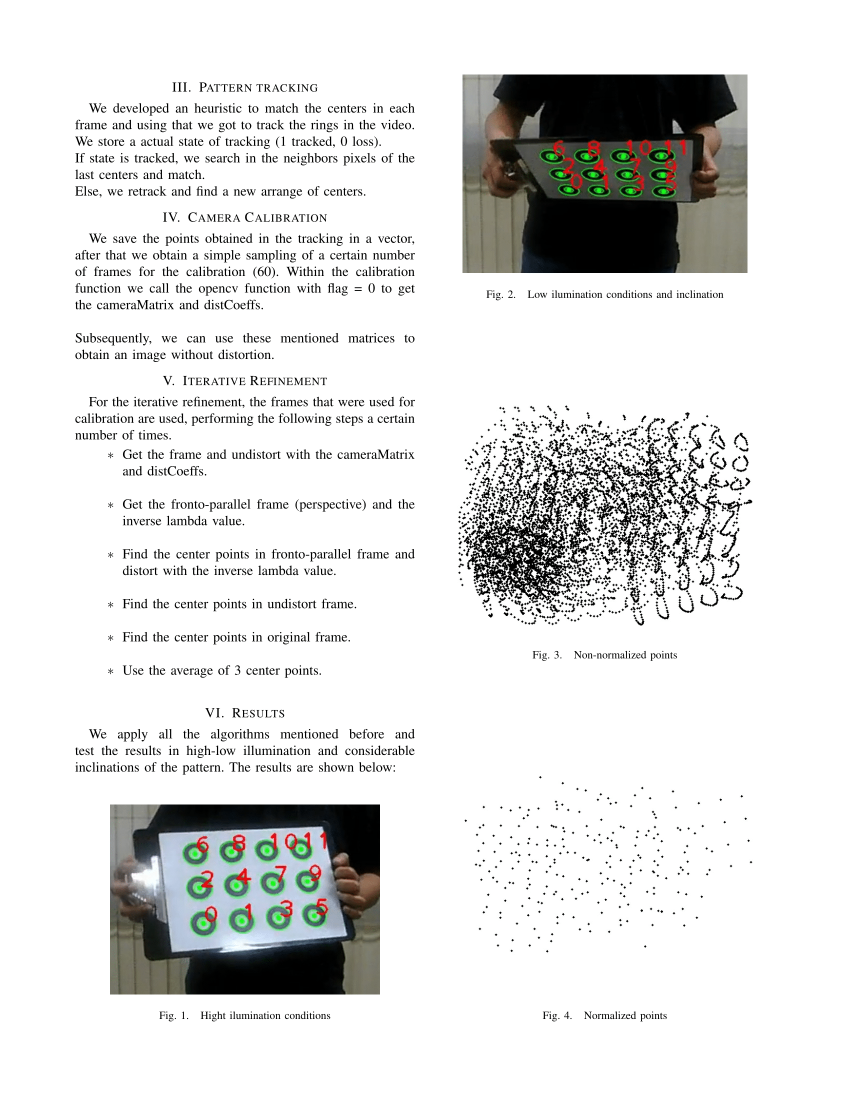
//> input picture article-2.png, 1700 x 2200 px, given in place of PadronAnillos_01.avi, which was not available (shown at 1/2 size)
$ ./Filtro_video   (built with g++ and OpenCV 4)
//> lines starting //> are read from the running program, lines starting //| are printed output that depends on the picture; after the words box and inside, x2 and y2 are one past the last pixel; in counts of white or black regions, pixels touching at a corner belong together; pictures that were not available may be replaced by others from this repository, and a replacement may not be noted
//g++ Filtro_video.cpp -o app `pkg-config --cflags --libs opencv`
#include <iostream>
#include <string>
#include <stdlib.h>

#include <opencv2/opencv.hpp>

#include <opencv2/highgui/highgui.hpp>
//#include <opencv2/plot.hpp>

#include <cmath>

using namespace std;
using namespace cv;


int main(int argc, char const *argv[])
{
  //Read video (or camera) & test
  VideoCapture cap("PadronAnillos_01.avi");
  if(!cap.isOpened())
  {
    cout << "Error opening video stream or file" << endl;
    return -1;
  }

  //Declare variables
  Mat frame;
  Mat edges;
  Mat gray;
  Mat ellipse_shape;
  vector<vector<Point>>contours;
  vector<Point>center(contours.size());
  vector<Point>center_v;
  Point2f rect_points[4];

  while(1)
  {
    vector<Point>center_v;
    //read & verify
    cap>>frame;
//> frame is the input picture: 2200 rows x 1700 cols, CV_8UC3; mean B, G, R 224.4, 225.2, 224.8
    if(frame.empty())
      break;

    //to gray
    cvtColor(frame,gray,cv::COLOR_RGB2GRAY);

    //to edges
    threshold(gray,edges,100,255,THRESH_BINARY);
//> edges: 2200 rows x 1700 cols, CV_8UC1; 89.8% white; 4013 black regions (2202 under 20 px), largest, box (x1, y1, x2, y2) and area: (925, 149, 1475, 546) 152633, (220, 1609, 760, 1989) 90097, (934, 911, 1153, 1206) 16591

    //get the shape of ellipse and search
    ellipse_shape=getStructuringElement(MORPH_ELLIPSE,Size(2,2),Point(1,1));
    // Aplying closing algorithm
    dilate(edges,edges,ellipse_shape);
    erode(edges,edges,ellipse_shape);
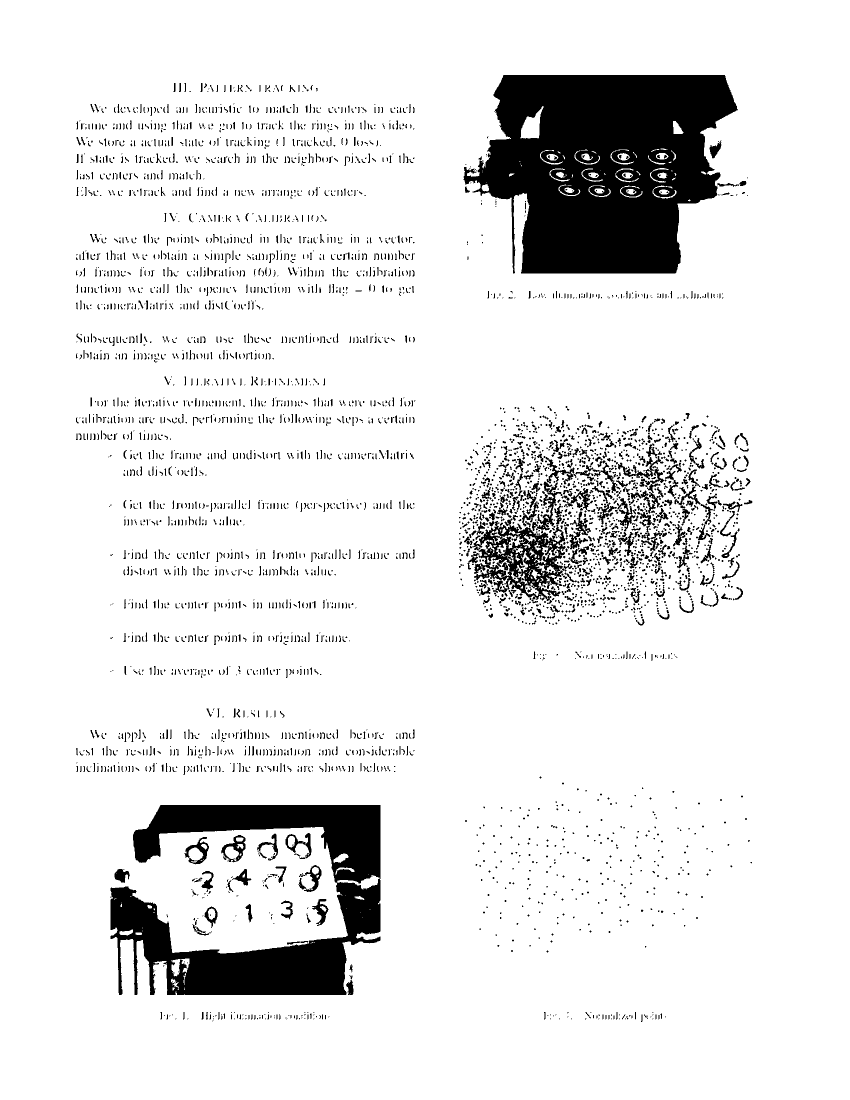
//> edges: 2200 rows x 1700 cols, CV_8UC1 (shown at 1/2 size); 90.2% white; 4464 black regions (2505 under 20 px)

    //find the contours of ellipses, store all points in two level hierachy
    contours.clear();
    findContours(edges,contours,CV_RETR_CCOMP,CHAIN_APPROX_NONE,Point(0,0));
//> contours = 5318 contours, 2939 with area under 20; largest, box (x1, y1, x2, y2) and area: (0, 0, 1700, 2200) 3736101, (926, 149, 1477, 548) 160378, (220, 1609, 762, 1991) 93454, (947, 1038, 1132, 1201) 18304, (441, 1669, 492, 1726) 1762

    //clear and resize center
    center.resize(contours.size(),Point(0,0));
//> center = contour of 5318 points, box (x1, y1, x2, y2) (0, 0, 1, 1), area 0

    //find the rotated rectangles and ellipses for each contour VALID

    vector<RotatedRect>minRect(contours.size()); //TODO: not re-declare (not urgent)
    vector<RotatedRect>minEllipse(contours.size()); //TODO: not re-declare (not urgent)
    int count=0;
    for(int i=0;i<contours.size();++i) //TODO: to iterators (not urgent)
    {
        if(contours[i].size()>16 && contours[i].size()<256) //ex-ante validation
        {
            minEllipse[count]=fitEllipse(Mat(contours[i]));
            minRect[count]=minAreaRect(Mat(contours[i]));
            ++count;
        }
    }
//> after the loop, minEllipse = 5318 RotatedRects (x, y, width, height, angle), first 8: [346.2, 1976.8, 4.67, 5.9, 6.04], [350.1, 1967.4, 9.8, 21.98, 142.5], [277, 1867, 4.44, 14.26, 91.56], [252.5, 1864.9, 8.97, 29.65, 82.37], [422.9, 1827.3, 13.73, 21.41, 178.7], [646.6, 1816.8, 6.55, 14.33, 129.3], [298.8, 1813.1, 5.81, 9.17, 111.1], [718.6, 1795.3, 5.17, 18.25, 102.8]; minRect = 5318 RotatedRects (x, y, width, height, angle), first 8: [346.7, 1976.9, 4.85, 5.58, -14.04], [350.4, 1967.4, 12.24, 23.64, -50.71], [277, 1867, 4, 12, -90], [252.3, 1865.4, 26.84, 9.82, -7.77], [423.3, 1827.8, 13.86, 21.78, -8.13], [646.5, 1816.3, 6.68, 14.11, -48.81], [299, 1813, 6, 8, -90], [718.7, 1794.8, 5.69, 19.81, -78.69]; count = 2201

	//find the center
    for(int i=0;i<count;++i)
    {
        minRect[i].points(rect_points);
        center[i]=Point((rect_points[0].x+rect_points[2].x)/2,(rect_points[0].y+rect_points[2].y)/2);
    }
//> after the loop, rect_points = 4 Points (x, y): [351, 184], [346, 184], [346, 165], [351, 165]; center = 5318 Points (x, y), first 12: [346, 1976], [350, 1967], [277, 1867], [252, 1865], [423, 1827], [646, 1816], [299, 1813], [718, 1794], [487, 1750], [688, 1739], [630, 1741], [387, 1723]

    //ex-post validation, distance of center heuristic
    for(int i=0;i<count;++i)
        for(int j=0;j<count;++j)
            if(j!=i)
                if(sqrt(pow((center[i].x-center[j].x),2)+pow((center[i].y-center[j].y),2))<4)
                {
		    ellipse(frame,minEllipse[i],Scalar(0,255,0),1,CV_AA);
		    circle(frame,center[i],3.0,Scalar( 0,255,0),-1, 8 );
		    center_v.push_back(center[i]);
                    break;
                }
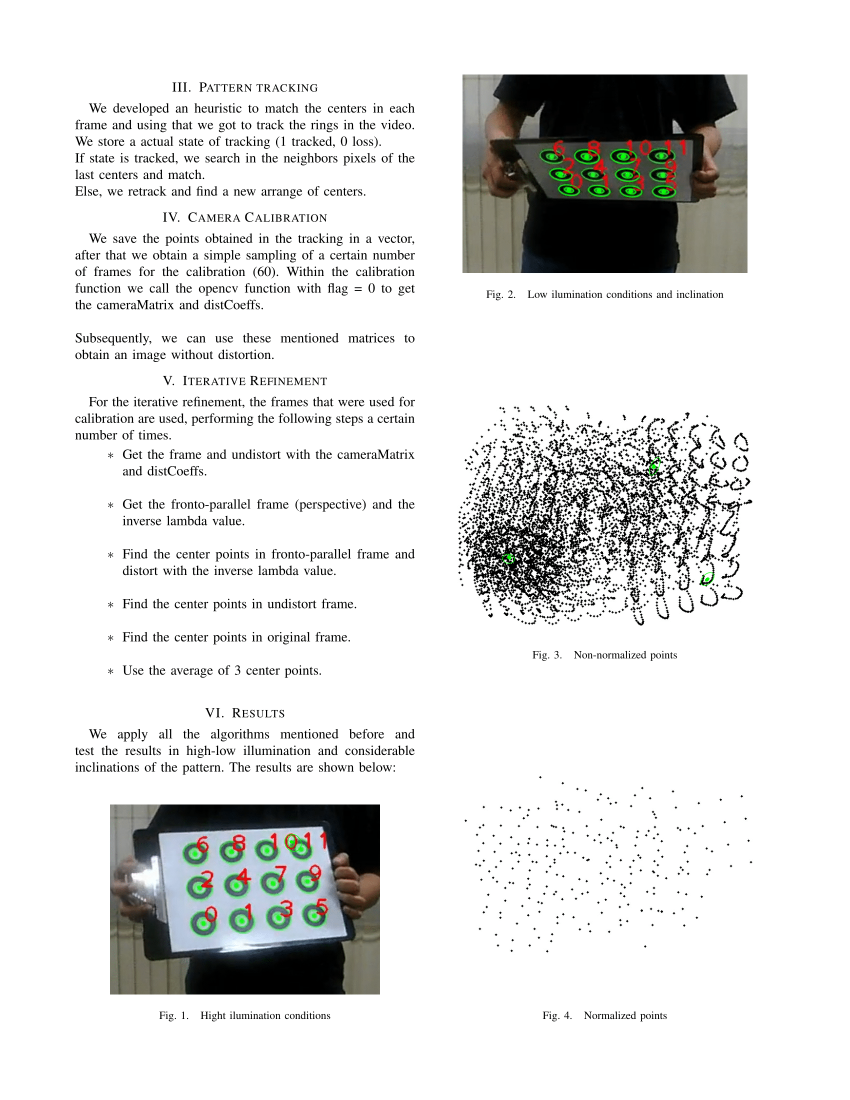
//> frame: 2200 rows x 1700 cols, CV_8UC3 (shown at 1/2 size); 0.14% of pixels changed, all inside (x1, y1, x2, y2) = (568, 298, 1430, 1704)
//> after the loop, center_v = 24 Points (x, y), first 12: [582, 1683], [1018, 1113], [1018, 1115], [1328, 383], [1262, 383], [1198, 381], [1138, 380], [1328, 383], [1262, 382], [1199, 382], [1137, 381], [1254, 350]
    //TODO: if not match delete, for tracking
    Rect rect = boundingRect(center_v);
//> rect = Rect(582, 313, 833, 1372)
    rectangle( frame, rect.tl(), rect.br(), Scalar( 0,255,0), 2, 8, 0 );
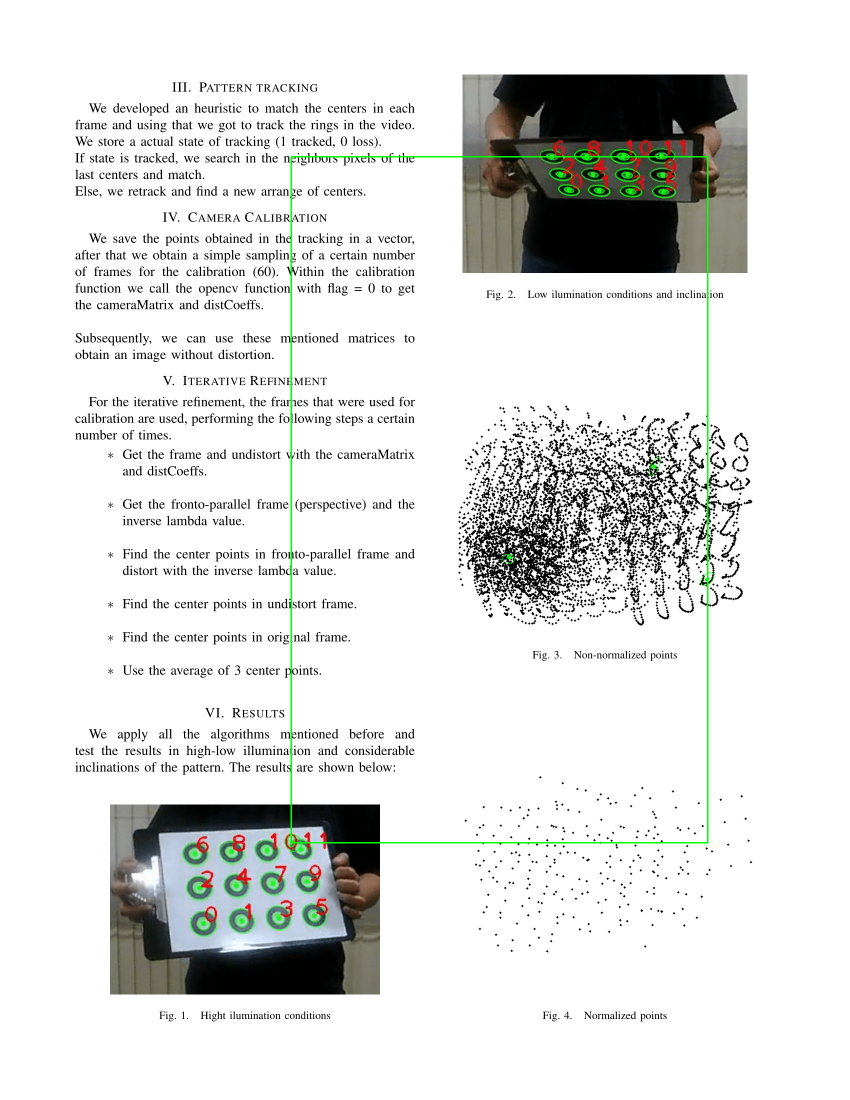
//> frame: 2200 rows x 1700 cols, CV_8UC3 (shown at 1/2 size); 0.35% of pixels changed, all inside (x1, y1, x2, y2) = (581, 312, 1417, 1687)
    //TODO TODO: tracking of points based on the center and tracing lines
    imshow( "Frame", frame );
    // Press  ESC on keyboard to exit
    char c=(char)waitKey(25);
//> the Esc key is pressed
    if(c==27)
      break;
    }

  // When everything done, release the video capture object
  cap.release();

  // Closes all the frames
  destroyAllWindows();
  return 0;
}

$ run again, on article-3.png
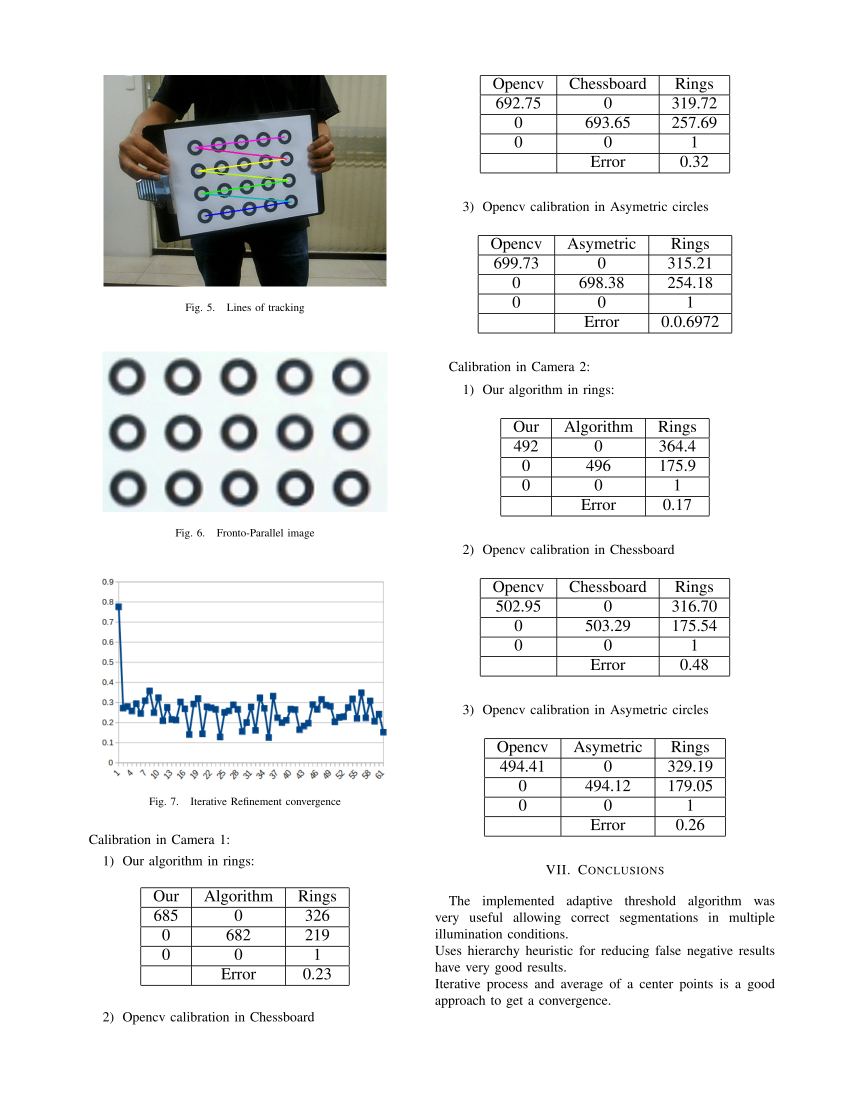
//> input picture article-3.png, 1700 x 2200 px, given in place of PadronAnillos_01.avi, which was not available (shown at 1/2 size)
//> frame is the input picture: 2200 rows x 1700 cols, CV_8UC3; mean B, G, R 234.8, 234.9, 234.2
//> `erode(edges,edges,ellipse_shape);`:
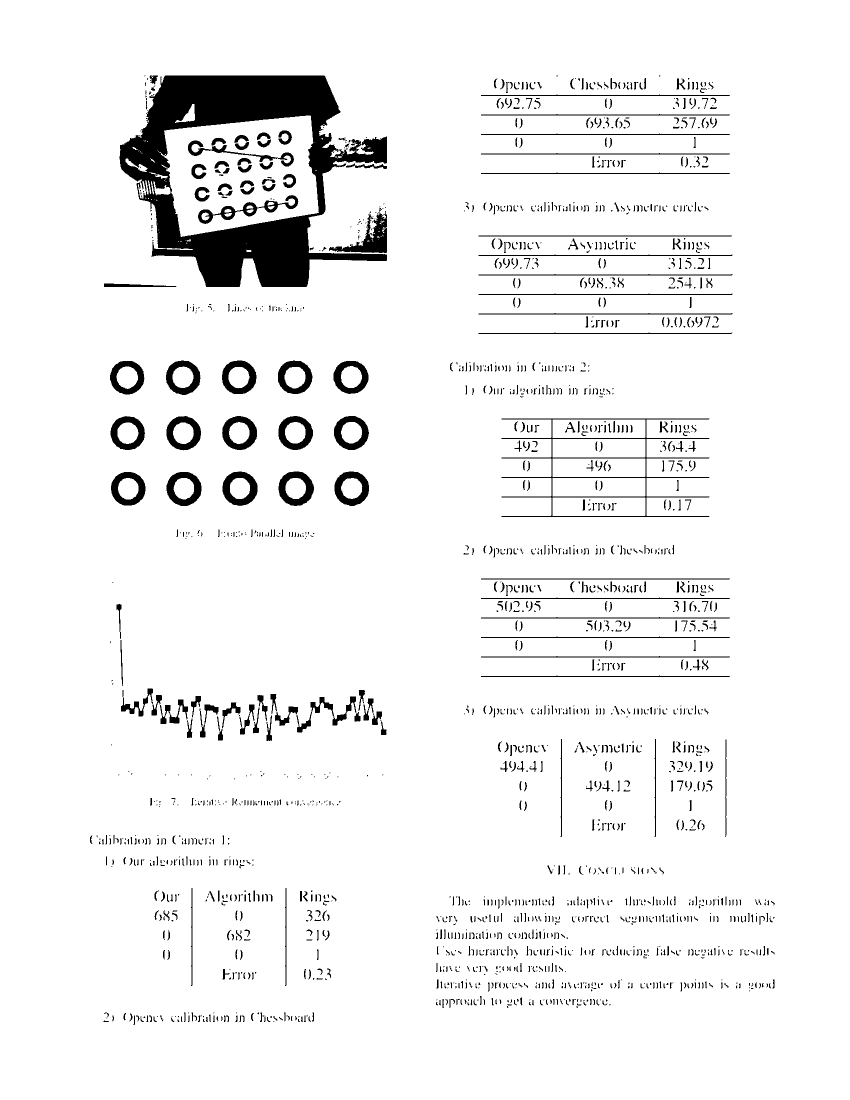
//> edges: 2200 rows x 1700 cols, CV_8UC1 (shown at 1/2 size); 94.2% white; 2069 black regions (885 under 20 px)
//> contours = 2392 contours, 1049 with area under 20; largest, box (x1, y1, x2, y2) and area: (0, 0, 1700, 2200) 3736101, (238, 150, 775, 575) 148120, (319, 231, 638, 474) 58709, (1002, 836, 1420, 1035) 41868, (1105, 995, 1291, 1032) 6660
//> `center.resize(contours.size(),Point(0,0));`: center = contour of 2392 points, box (x1, y1, x2, y2) (0, 0, 1, 1), area 0
//> after the loop `for(int i=0;i<contours.size();++i)`: minEllipse = 2392 RotatedRects (x, y, width, height, angle), first 8: [1217.5, 1013.5, 6.41, 13.47, 16.07], [1208, 1013, 5.15, 14.25, 176.8], [1225, 1013.5, 5.4, 18.36, 2.09], [1197.4, 1013, 4.55, 19.28, 179.8], [1186.4, 1013, 4.55, 19.28, 179.8], [1167.4, 1009.9, 5.69, 30.02, 1.23], [1201.9, 971.2, 6.45, 20.73, 7.29], [1192.2, 969.8, 4.79, 22.4, 0.32]; minRect = 2392 RotatedRects (x, y, width, height, angle), first 8: [1217.9, 1014.3, 14.31, 5.99, -79.7], [1207.8, 1013.1, 5.52, 14.03, -5.19], [1225, 1013, 16, 6, -90], [1197.5, 1013, 16, 5, -90], [1186.5, 1013, 16, 5, -90], [1167, 1009.5, 23, 6, -90], [1202.1, 971.7, 21.2, 6.29, -83.66], [1192.5, 970, 20, 5, -90]; count = 1291
//> after the loop `for(int i=0;i<count;++i)`: rect_points = 4 Points (x, y): [316, 169], [298, 169], [298, 150], [316, 150]; center = 2392 Points (x, y), first 12: [1217, 1014], [1207, 1013], [1225, 1013], [1197, 1013], [1186, 1013], [1167, 1009], [1202, 971], [1192, 970], [703, 976], [591, 976], [479, 976], [367, 977]
//> after the loop `for(int i=0;i<count;++i)`: center_v = 30 Points (x, y), first 12: [703, 976], [591, 976], [479, 976], [367, 977], [256, 977], [366, 866], [255, 866], [702, 865], [590, 865], [478, 865], [589, 755], [477, 755]
//> rect = Rect(253, 753, 451, 225)
//> `rectangle( frame, rect.tl(), rect.br(), Scalar( 0,255,0), 2, 8, 0 );`:
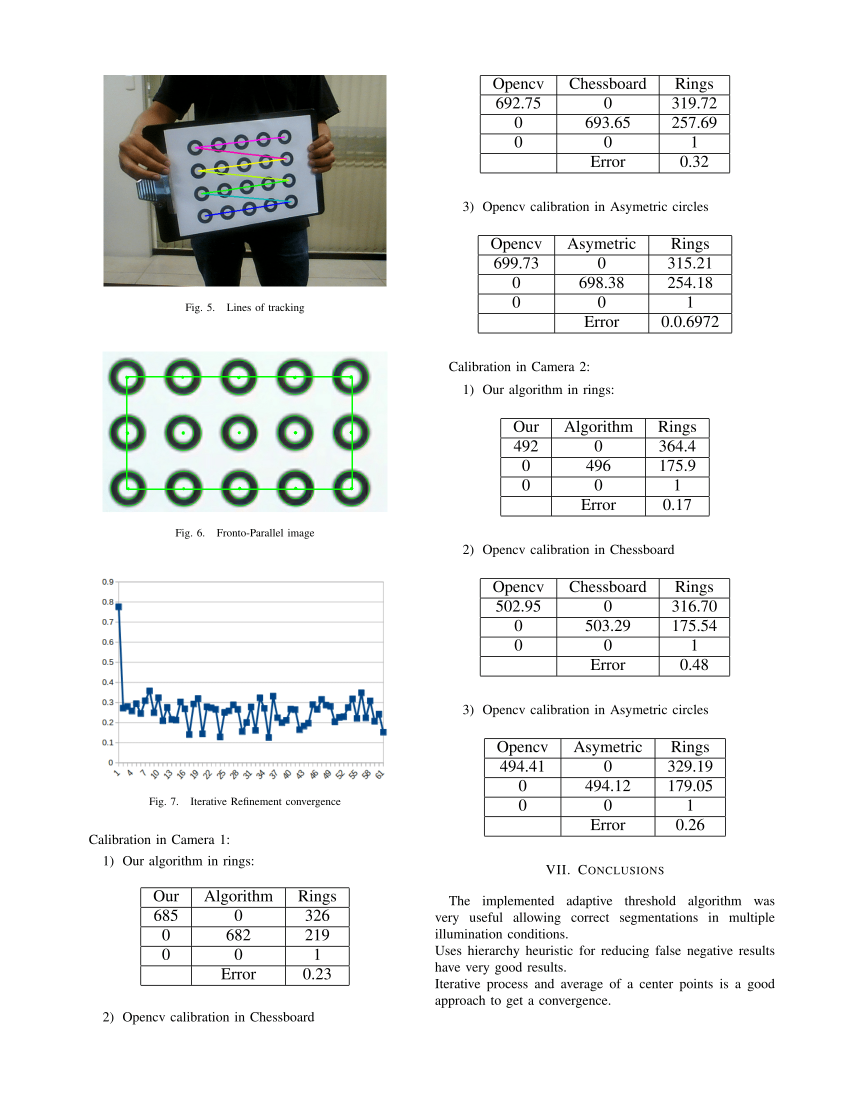
//> frame: 2200 rows x 1700 cols, CV_8UC3 (shown at 1/2 size); mean B, G, R 234.3, 235.2, 233.8
